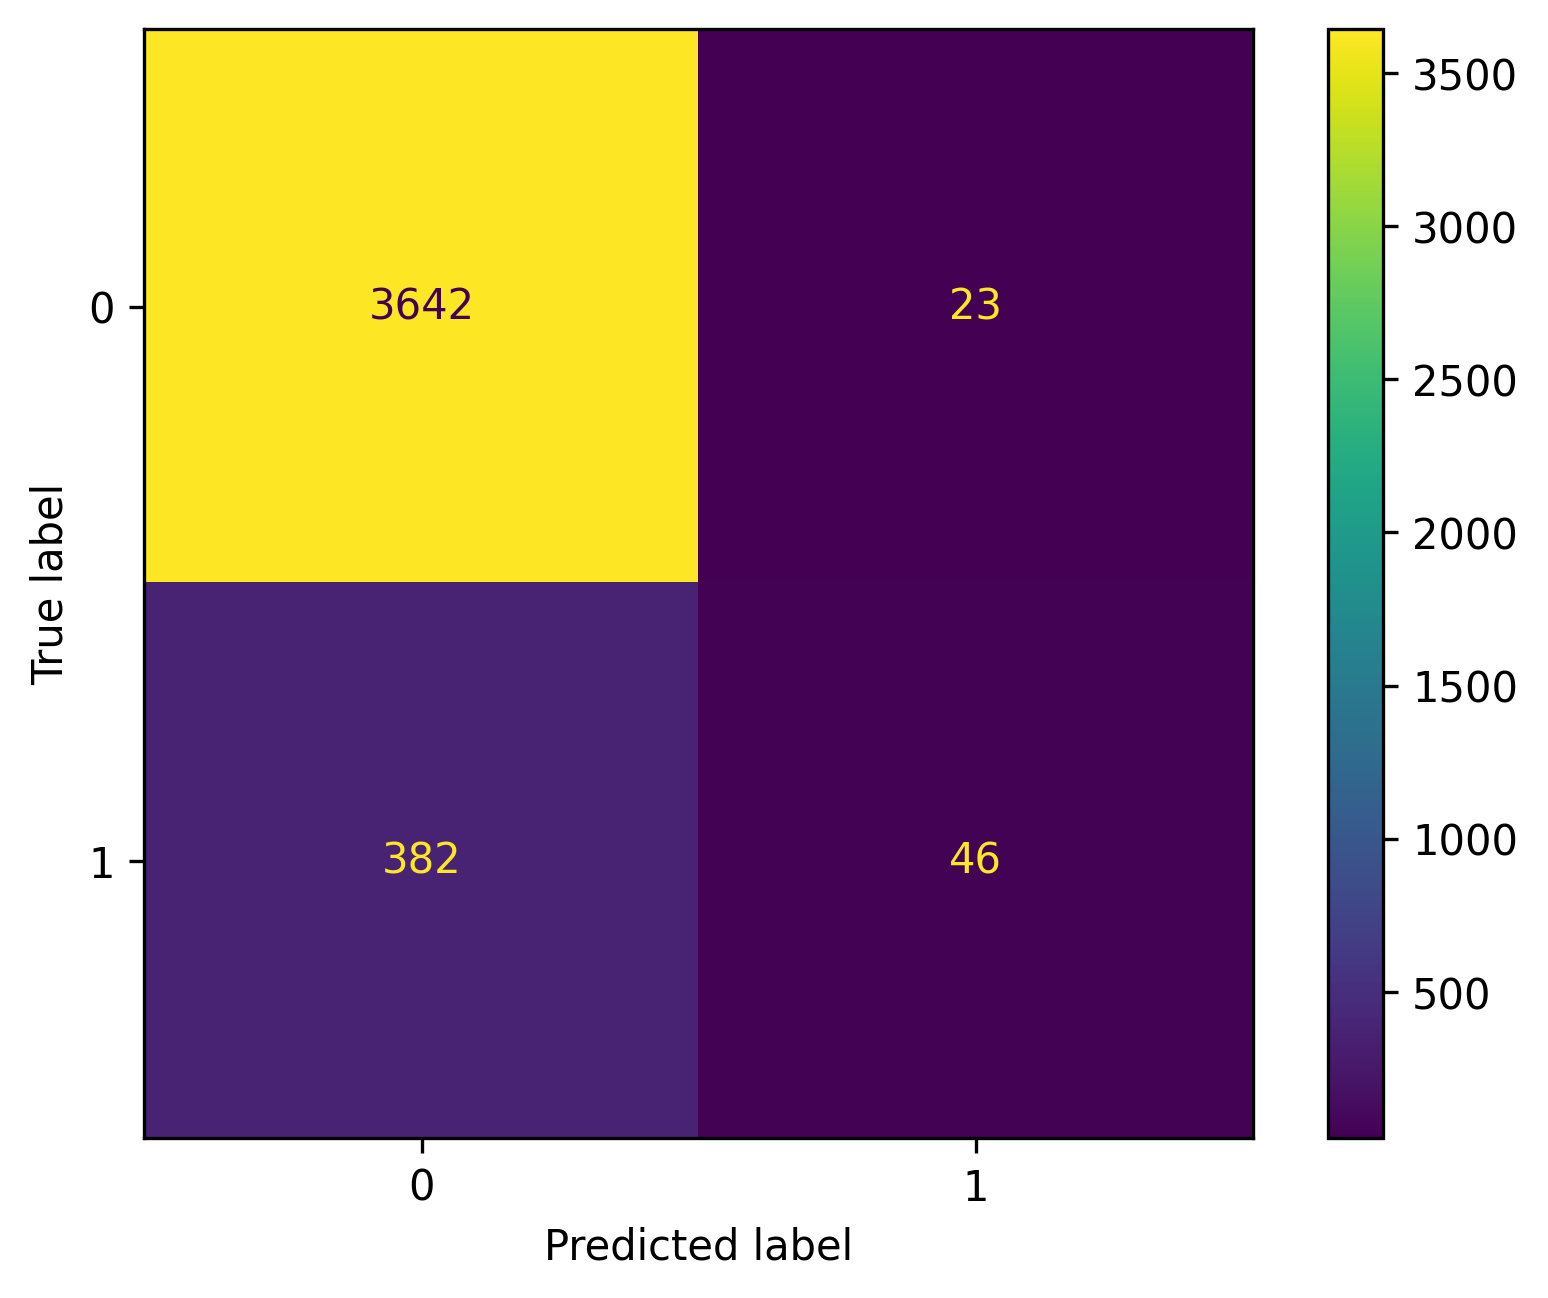

The script that saved this image:
# confusion mattrix for MLA classificattion compared to final studies included after full text-screeingin. 
import sys
sys.path.append('/Users/hawraal-ghafli/opt/anaconda3/pkgs/python-3.9.4-h88f2d9e_0/lib/python3.9/site-packages')

from sklearn.naive_bayes import MultinomialNB
import numpy as np
import pylab
import pandas as pd
from sklearn.pipeline import Pipeline
from sklearn.feature_extraction.text import TfidfVectorizer, TfidfTransformer, HashingVectorizer, CountVectorizer
from sklearn import metrics
from pandas import read_csv
from pandas.plotting import scatter_matrix
from matplotlib import pyplot
from sklearn.model_selection import train_test_split
from sklearn.model_selection import cross_val_score
from sklearn.model_selection import StratifiedKFold
from sklearn.metrics import classification_report
from sklearn.metrics import confusion_matrix
from sklearn.metrics import accuracy_score
from sklearn.linear_model import LogisticRegression
from sklearn.tree import DecisionTreeClassifier
from sklearn.neighbors import KNeighborsClassifier
from sklearn.discriminant_analysis import LinearDiscriminantAnalysis
from sklearn.naive_bayes import GaussianNB
from sklearn.svm import SVC
import sklearn
from sklearn import linear_model
from sklearn.feature_extraction import text
vectorizer = TfidfVectorizer()


mydata = pd.read_csv('/Users/hawraal-ghafli/Desktop/All/sys.review/working codes/ML_screening1.csv')
mydata['ta'] = ('' if mydata['Abstracts'].empty else mydata['Abstracts'].map(str)) +('' if mydata['Titles'].empty else mydata['Titles'].map(str))
mydata.pop('Titles')
mydata.pop('Abstracts')
#Split-out validation dataset
predict= mydata['Deci']
X= mydata['ta']
Y= mydata['Deci']

X_train, X_test, Y_train, Y_test = sklearn.model_selection.train_test_split(X, Y, test_size=0.8)
# Define training_vectors:
vectorizer = TfidfVectorizer()
X_training_vectors= vectorizer.fit_transform(X_train)
X_test_vectors=vectorizer.transform(X_test)

clf = MultinomialNB().fit(X_training_vectors, Y_train)
linear= linear_model.LogisticRegression()
linear.fit(X_training_vectors, Y_train)
acc=linear.score(X_test_vectors, Y_test)
print (acc)
# accuracy of this training model is ~80% (0.8 out of 1)
#there is a bit of fluctuation every time I run the training code, which is normal

predictions=linear.predict(X_test_vectors)

mypred = pd.read_csv('/Users/hawraal-ghafli/Desktop/All/sys.review/working codes/ML_predicted_screeningM1.csv')
X_test= mypred['final']
Y_test= mypred['prediction']
from sklearn.metrics import confusion_matrix, ConfusionMatrixDisplay
 
cm = confusion_matrix(X_test,Y_test)
cm   
cmd = ConfusionMatrixDisplay(cm)
cmd.plot()
import matplotlib.pyplot as plt
plt.savefig('plot.png', dpi=300, bbox_inches='tight')
cmd.plot()
